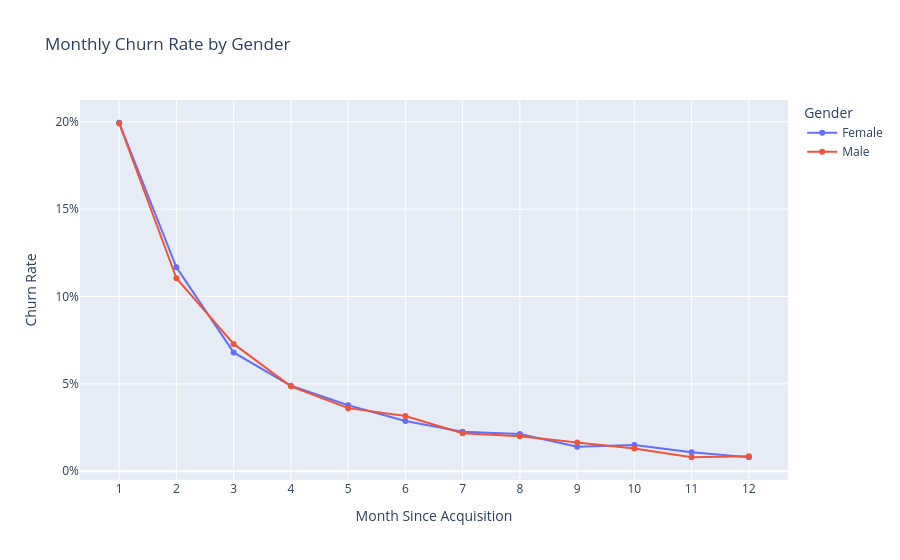

Notebook source saved alongside this figure:
### Code cell
fig = px.line(
    gender_data,
    x="month_churned",
    y="churn_rate",
    color="gender",
    markers=True,
    title="Monthly Churn Rate by Gender",
    labels={
        "month_churned": "Month Since Acquisition",
        "churn_rate": "Churn Rate",
        "gender": "Gender"
    }
)

fig.update_layout(
    yaxis_tickformat=".0%",
    xaxis=dict(dtick=1),
    hovermode="x unified"
)

fig.show()

### Figure 1 — Plotly figure (JSON) as saved in the notebook; plotly's stock layout.template omitted (floating-point values rounded to 4 significant figures)
{"data": [{"hovertemplate": "Gender=Female<br>Month Since Acquisition=%{x}<br>Churn Rate=%{y}<extra></extra>", "legendgroup": "Female", "line": {"color": "#636efa", "dash": "solid"}, "marker": {"symbol": "circle"}, "mode": "lines+markers", "name": "Female", "orientation": "v", "showlegend": true, "type": "scatter", "x": [1.0, 2.0, 3.0, 4.0, 5.0, 6.0, 7.0, 8.0, 9.0, 10.0, 11.0, 12.0], "xaxis": "x", "y": [0.1995, 0.1167, 0.06799, 0.04887, 0.03773, 0.02876, 0.02261, 0.02128, 0.01396, 0.01496, 0.0108, 0.007979], "yaxis": "y"}, {"hovertemplate": "Gender=Male<br>Month Since Acquisition=%{x}<br>Churn Rate=%{y}<extra></extra>", "legendgroup": "Male", "line": {"color": "#EF553B", "dash": "solid"}, "marker": {"symbol": "circle"}, "mode": "lines+markers", "name": "Male", "orientation": "v", "showlegend": true, "type": "scatter", "x": [1.0, 2.0, 3.0, 4.0, 5.0, 6.0, 7.0, 8.0, 9.0, 10.0, 11.0, 12.0], "xaxis": "x", "y": [0.1992, 0.1105, 0.07286, 0.04863, 0.0361, 0.03158, 0.02172, 0.02005, 0.01638, 0.01303, 0.008021, 0.008523], "yaxis": "y"}], "layout": {"hovermode": "x unified", "legend": {"title": {"text": "Gender"}, "tracegroupgap": 0}, "title": {"text": "Monthly Churn Rate by Gender"}, "xaxis": {"anchor": "y", "domain": [0, 1], "dtick": 1, "title": {"text": "Month Since Acquisition"}}, "yaxis": {"anchor": "x", "domain": [0, 1], "tickformat": ".0%", "title": {"text": "Churn Rate"}}}}
